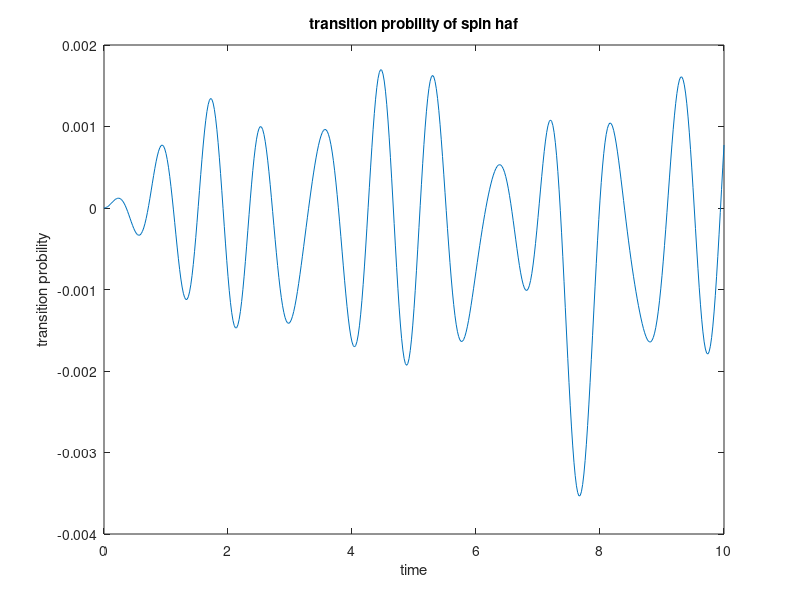

Here is the MATLAB script that generated this plot:
clear;
tic

L = 8;
len = 2^L;
h0 = 1;
sigma_z = [ 1 0; 0 -1];
sigma_x = [ 0 1; 1 0];
I = eye(2);
H = zeros(len,len);
h = h0.*[1 0.8 0.6 0.4 -0.4 -0.6 -0.8 -1];
dt = 0.02;
t = 0:dt:10;

% pos=1单独赋值
H1 = sigma_z;
H1 = kron(H1,sigma_z);
for j = 3:L
    H1 = kron(H1,I);
end
H = H - H1;

for i = 2:L-1
    H1 = I;
    for j = 2:i-1
        H1 = kron(H1,I);
    end
    H1 = kron(H1,sigma_z);
    H1 = kron(H1,sigma_z);
    for j = i+2:L
        H1 = kron(H1,I);
    end
    H = H - H1;
end

% pos=L单独赋值
H1 = sigma_z;
for j = 2:L-1
    H1 = kron(H1,I);
end
H1 = kron(H1,sigma_z);
H = H - H1;

% pos=1单独赋值
H2 = sigma_x;
for j = 2:L
    H2 = kron(H2,I);
end
sigma_x1 = H2;
H = H + h(i).*H2;

for i = 2:L
    H2 = I;
    for j = 2:i-1
        H2 = kron(H2,I);
    end
    H2 = kron(H2,sigma_x);
    for j = i+1:L
        H2 = kron(H2,I);
    end
    H = H + h(i).*H2;
end

[V,D] = eig(H);

phi0 = zeros(len,1);
phi1 = zeros(len,1);
phi0(1) = 1;
phi1(end) = 1;
G = zeros(length(t),1);

G(1) = phi1'*phi0;
a = V*phi0;
b = V*phi1;
e = diag(D);
temp = exp(-1i*e*dt);
tran = diag(temp);
for i = 2:length(t)
    a = tran*a;
    G(i) = b'*a;
%     G(i) = G(i)^2;
end

figure;
plot(t,real(G));
xlabel('time')
ylabel('transition probility')
str = strcat('transition probility of spin haf');
title(str)
fname = ['transition probility_spin half','.png '];
saveas(gcf, fname, 'png')

toc